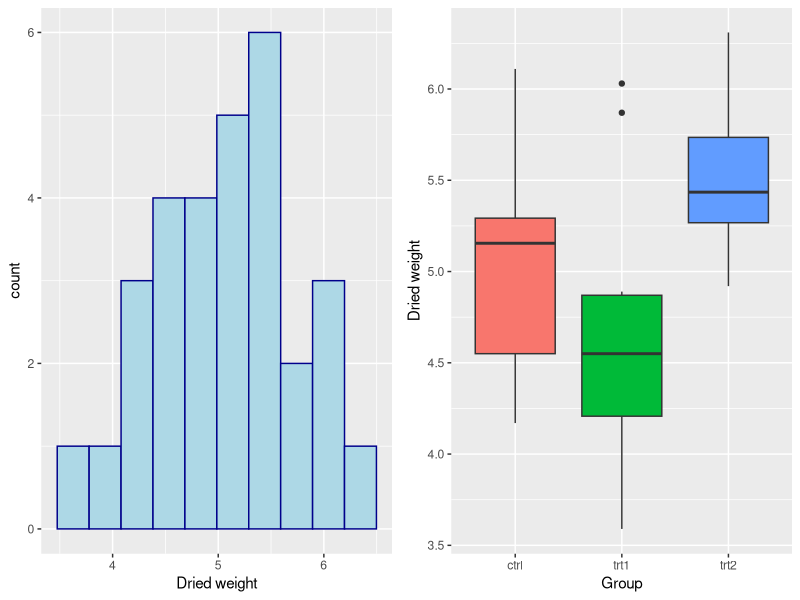
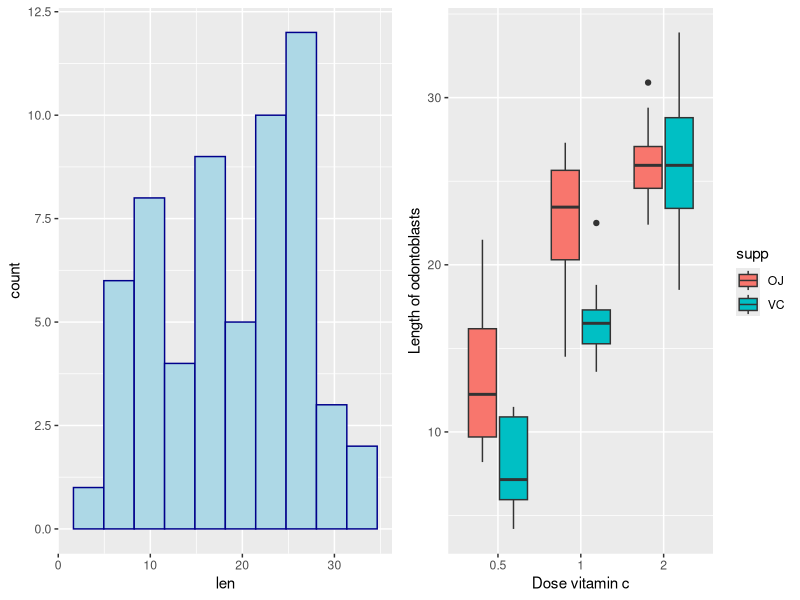

Reproduce these figures in R, in order.
# ---------------------------------------------------------------------------------
# Clase 14 - Script Anova, posteriores y supuestos
# Dr. José Gallardo
# 15 Octubre 2022
# Diplomado Análisis de datos con R e investigación reproducible para Biociencias.
# ---------------------------------------------------------------------------------

# PAQUETES
library(ggplot2)
library(dplyr)
library(knitr)
library(broom)
library(lmtest)
library(car)
library(gridExtra)

# ESTUDIO DE CASO: CRECIMIENTO DE PLANTAS

rm(list = ls())

help(PlantGrowth)

my_data <- PlantGrowth
table(my_data$group)
colnames(my_data) <- c("Dried weight","Group")

p <-  ggplot(my_data, aes(x=`Dried weight`)) +
  geom_histogram(color="darkblue", fill="lightblue", bins = 10)

q <- my_data%>% 
  ggplot(aes(x=Group,y=`Dried weight`,fill=Group))+
  geom_boxplot()+
  theme(legend.position="none")+
  labs(x="Group",y="Dried weight")


grid.arrange(p, q, ncol=2, nrow =1)

# ajusta modelo lineal
res.aov <- lm(`Dried weight` ~ Group, data = my_data)

# Realiza inferencia con anova
anova(res.aov)
kable(anova(res.aov))

# Realiza prueba de comparaciones múltiples
fit_anova <- aov(res.aov)
tk <- TukeyHSD(fit_anova)
tk

tidy(tk) %>% kable(caption = "Prueba de Tukey.", digits=2,
                   col.names=c("Trat.","Contraste", "H0",
                               "Diferencia", "IC-bajo","IC-alto",
                               "p-ajustado"))

# Imprime anova como modelo lineal
summary(res.aov)

# Imprime anova como modelo lineal sin intercepto 
res.aov1 <- lm(`Dried weight` ~ -1 + Group, data = my_data)
summary(res.aov1)


# ESTUDIO DE CASO: GUINEA PIGS

help(ToothGrowth)
my_data1 <- ToothGrowth
summary(my_data1)

my_data1$dose <- as.factor(my_data1$dose)
summary(my_data1)
table(my_data1$supp, my_data1$dose)

p <-  ggplot(my_data1, aes(x=len)) +
  geom_histogram(color="darkblue", fill="lightblue", bins = 10)

q<- my_data1%>% 
  ggplot(aes(x=dose,y=len,fill=supp))+
  geom_boxplot()+
  labs(x="Dose vitamin c",y="Length of odontoblasts")

grid.arrange(p, q, ncol=2, nrow =1)

# Anova de dos vías con interacción
res.aov2 <- aov(len ~ dose * supp,
                data = my_data1)

# Imprime resultado anova
anova(res.aov2)

# Imprime resultado en formato tabla.
anova(res.aov2)%>% kable(caption = "Anova de dos vías.",
                         digits=3)
